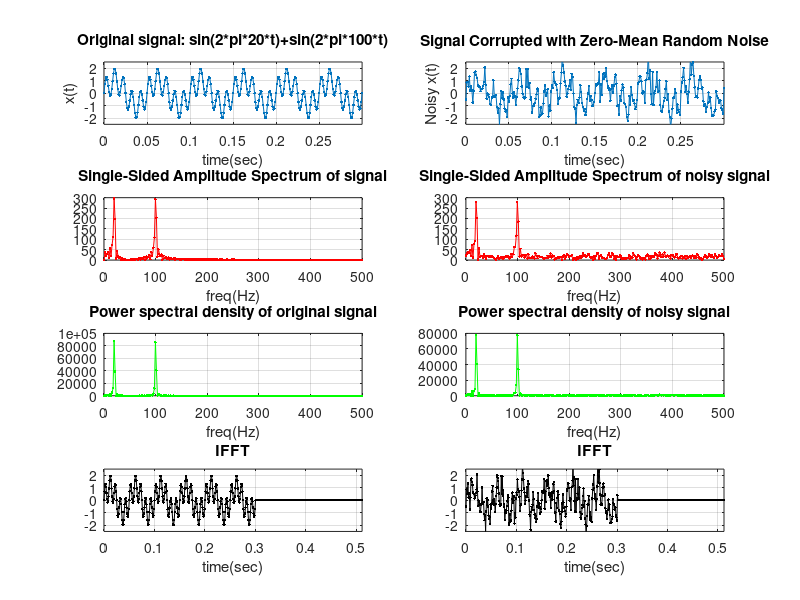

Write the MATLAB code that produced this figure.
% FFT and IFFT examples

% creating signal
clc;
clear; % clears all variables
close all % close all windows
F1=20;
F2=100;
Fs = 1000;   % Sampling frequency
Ts = 1/Fs;        % Sampling time
t=0:Ts:.3;
x=sin(2*pi*F1*t)+sin(2*pi*F2*t);
L = numel(x);
noisy_x = x+.5*randn(1,L);  % Signal Corrupted with Zero-Mean Random Noise

% FFT
NFFT = pow2(nextpow2(L));  % equivalent to 2^(nextpow2(L)) 
              % {nextpow2 is function that returns exp of next higher power
              % of 2}
% NFFT = 301;
fft_x = fft(x,NFFT);        % take FFT
fft_noisy_x = fft(noisy_x,NFFT);
p1 = fft_x.*conj(fft_x);    % mult by complex conjigut to get power (p)
p2 = fft_noisy_x.*conj(fft_noisy_x);
f = Fs/2*linspace(0,1,NFFT/2+1); % determine the vector of frequencies

% IFFT
ifft_x = ifft(fft_x,NFFT);
ifft_noisy_x = ifft(fft_noisy_x,NFFT);

% plotting
figure(1);
subplot(4,2,1);
plot(t,x,'.-');
axis([0 .3 -2.5 2.5])
title('Original signal: sin(2*pi*20*t)+sin(2*pi*100*t)')
xlabel('time(sec)');
ylabel('x(t)');
grid on

subplot(4,2,2);
plot(t,noisy_x,'.-');
axis([0 .3 -2.5 2.5])
title('Signal Corrupted with Zero-Mean Random Noise')
xlabel('time(sec)');
ylabel('Noisy x(t)');
grid on

subplot(4,2,3);
plot(f,2*abs(fft_x(1:NFFT/2+1)),'r.-')
title('Single-Sided Amplitude Spectrum of signal')
xlabel('freq(Hz)');
grid on

subplot(4,2,4);
plot(f,2*abs(fft_noisy_x(1:NFFT/2+1)),'r.-')
title('Single-Sided Amplitude Spectrum of noisy signal')
xlabel('freq(Hz)');
grid on

subplot(4,2,5);
plot(f,4*p1(1:NFFT/2+1),'g.-')
title('Power spectral density of original signal')
xlabel('freq(Hz)');
grid on

subplot(4,2,6);
plot(f,4*p2(1:NFFT/2+1),'g.-')
title('Power spectral density of noisy signal')
xlabel('freq(Hz)');
grid on

subplot(4,2,7);
plot((0:1/(NFFT-1):1)*NFFT*Ts,real(ifft_x),'k.-')
axis([0 .512 -2.5 2.5])
title('IFFT')
xlabel('time(sec)');
grid on

subplot(4,2,8);
plot((0:1/(NFFT-1):1)*NFFT*Ts,real(ifft_noisy_x),'k.-')
axis([0 .512 -2.5 2.5])
title('IFFT')
xlabel('time(sec)');
grid on

